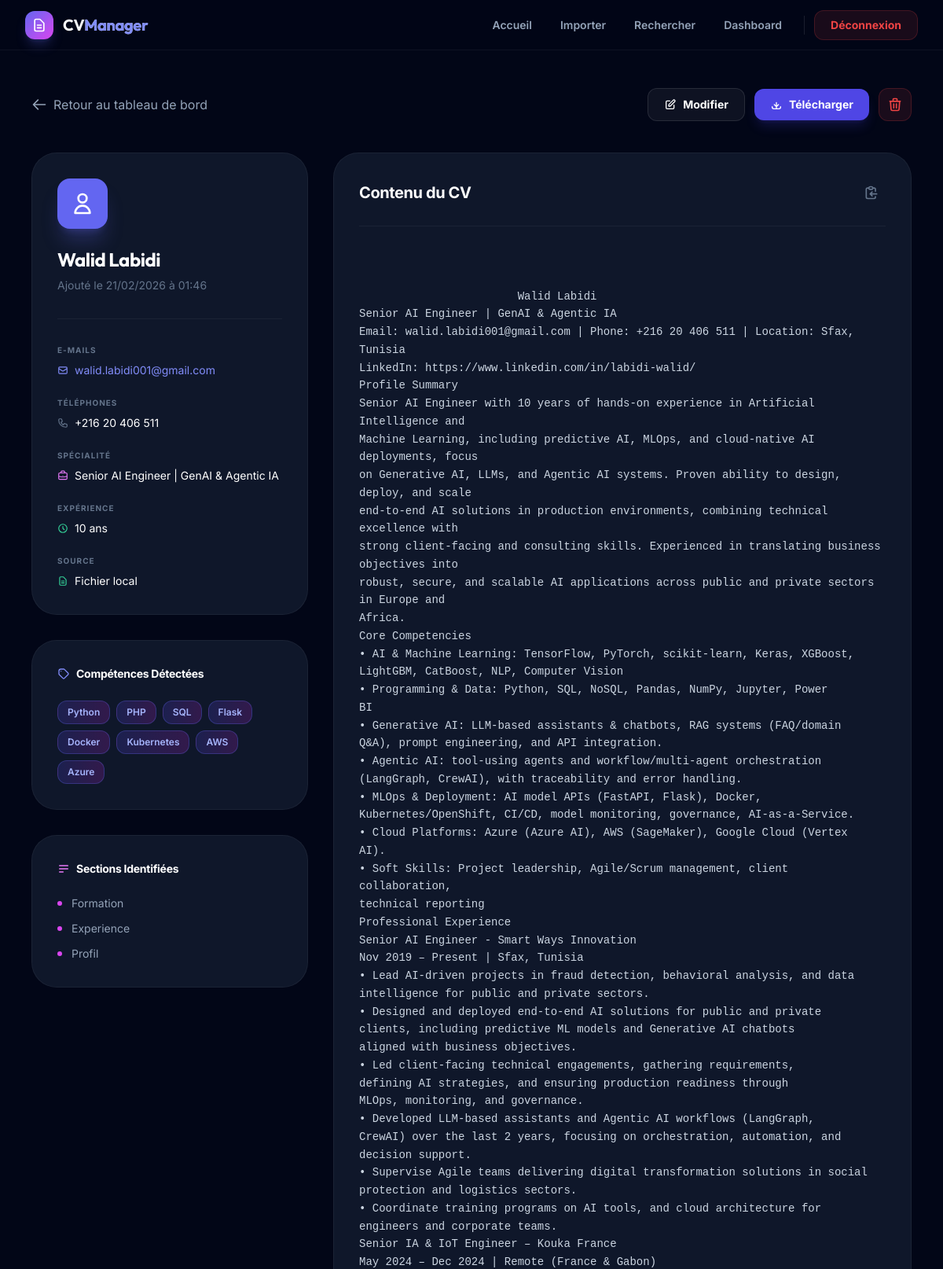
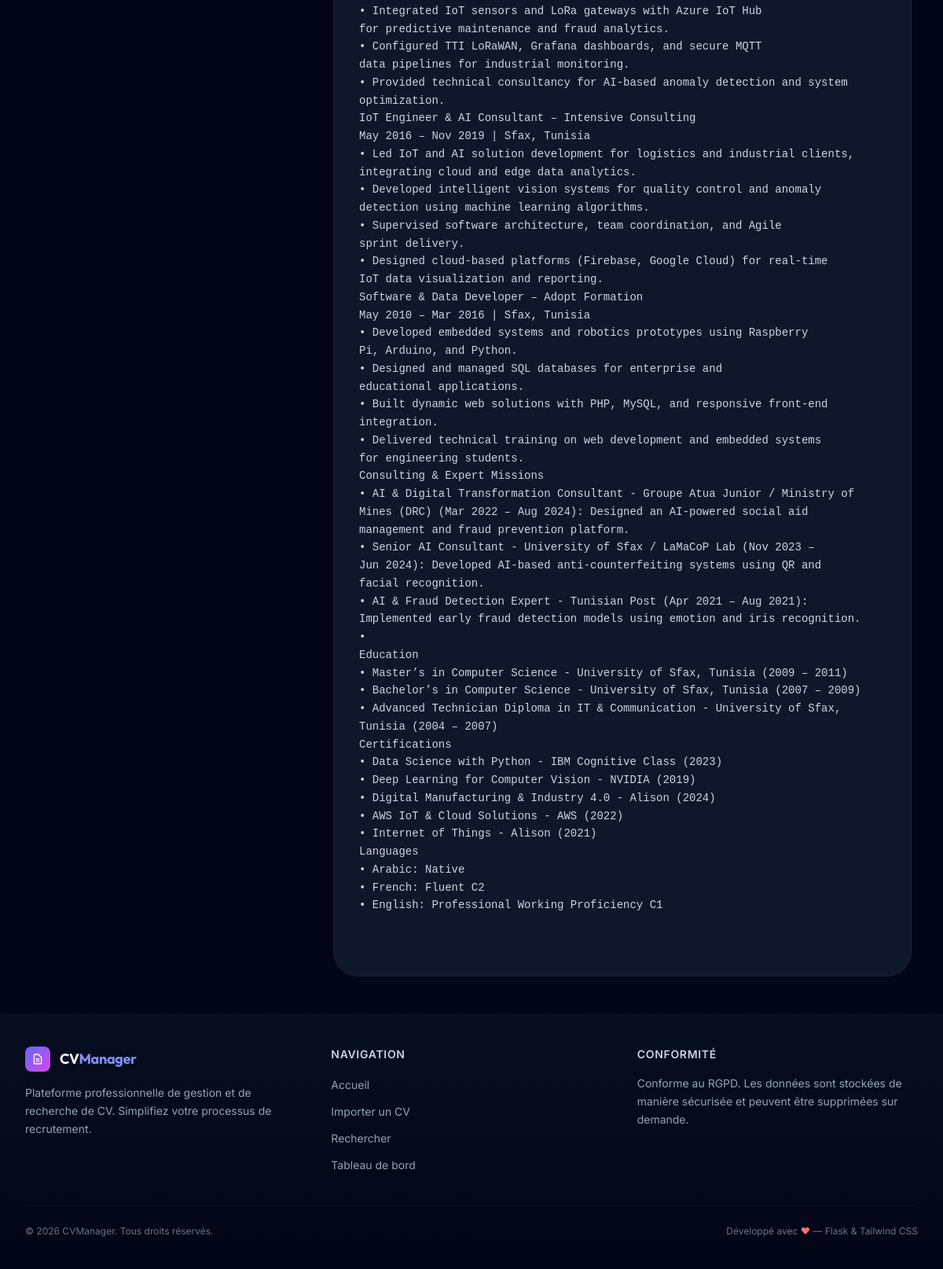
The app's page /cv/23 (signed in) with its own data (2 pictures, top to bottom).
### tables this page shows
CREATE TABLE cvs (
            id INTEGER PRIMARY KEY AUTOINCREMENT,
            filename TEXT NOT NULL,
            original_filename TEXT,
            file_type TEXT DEFAULT 'file',
            url TEXT,
            text TEXT,
            metadata_json TEXT DEFAULT '{}',
            created_at DATETIME DEFAULT CURRENT_TIMESTAMP,
            updated_at DATETIME DEFAULT CURRENT_TIMESTAMP
        );

### app.py (the view)
@app.route('/cv/<int:cv_id>')
@login_required
def view_cv(cv_id):
    cv = get_cv_by_id(cv_id)
    if not cv:
        flash('CV non trouvé.', 'error')
        return redirect(url_for('dashboard'))
    return render_template('view_cv.html', cv=cv)

### app.py (called while the page is built)
def login_required(f):
    @wraps(f)
    def decorated_function(*args, **kwargs):
        if not session.get('logged_in'):
            flash('Veuillez vous connecter pour accéder à cette page.', 'warning')
            return redirect(url_for('login'))
        return f(*args, **kwargs)
    return decorated_function

@app.template_filter('from_json')
def from_json_filter(value):
    try:
        return json.loads(value) if value else {}
    except (json.JSONDecodeError, TypeError):
        return {}

@app.template_filter('format_date')
def format_date_filter(value):
    if not value:
        return ''
    try:
        dt = datetime.strptime(str(value), '%Y-%m-%d %H:%M:%S')
        return dt.strftime('%d/%m/%Y à %H:%M')
    except ValueError:
        return str(value)

### database.py (called while the page is built)
def get_db():
    conn = sqlite3.connect(DATABASE_PATH)
    conn.row_factory = sqlite3.Row
    conn.execute("PRAGMA journal_mode=WAL")
    return conn

def get_cv_by_id(cv_id):
    conn = get_db()
    cv = conn.execute('SELECT * FROM cvs WHERE id = ?', (cv_id,)).fetchone()
    conn.close()
    return cv

### templates/view_cv.html (shortened to what this page needs)
{% extends 'base.html' %}
{% block content %}
{% set meta = cv.metadata_json|from_json %}
<div class="max-w-6xl mx-auto px-4 py-12">
    <div class="flex flex-col sm:flex-row sm:items-center justify-between gap-6 mb-10">
        <a href="{{ url_for('dashboard') }}"
            class="group inline-flex items-center gap-2 text-surface-400 hover:text-white transition-colors">
            <svg class="w-5 h-5 group-hover:-translate-x-1 transition-transform" fill="none" stroke="currentColor"
                viewBox="0 0 24 24">
                <path stroke-linecap="round" stroke-linejoin="round" stroke-width="2" d="M10 19l-7-7m0 0l7-7m-7 7h18" />
            </svg>
            Retour au tableau de bord
        </a>
        <div class="flex items-center gap-3">
            <a href="{{ url_for('edit_cv', cv_id=cv.id) }}"
                class="inline-flex items-center gap-2 px-5 py-2.5 bg-white/5 hover:bg-white/10 border border-white/10 text-white text-sm font-bold rounded-xl transition-all">
                <svg class="w-4 h-4" fill="none" stroke="currentColor" viewBox="0 0 24 24">
                    <path stroke-linecap="round" stroke-linejoin="round" stroke-width="2"
                        d="M11 5H6a2 2 0 00-2 2v11a2 2 0 002 2h11a2 2 0 002-2v-5m-1.414-9.414a2 2 0 112.828 2.828L11.828 15H9v-2.828l8.586-8.586z" />
                </svg>
                Modifier
            </a>
            {% if cv.file_type == 'file' %}
            <a href="{{ url_for('download_cv', cv_id=cv.id) }}"
                class="inline-flex items-center gap-2 px-5 py-2.5 bg-brand-600 hover:bg-brand-500 text-white text-sm font-bold rounded-xl transition-all shadow-lg shadow-brand-600/20">
                <svg class="w-4 h-4" fill="none" stroke="currentColor" viewBox="0 0 24 24">
                    <path stroke-linecap="round" stroke-linejoin="round" stroke-width="2"
                        d="M4 16v1a3 3 0 003 3h10a3 3 0 003-3v-1m-4-4l-4 4m0 0l-4-4m4-4v12" />
                </svg>
                Télécharger
            </a>
            {% endif %}
            <form action="{{ url_for('delete_cv_route', cv_id=cv.id) }}" method="POST"
                onsubmit="return confirm('Êtes-vous sûr ?')" class="contents">
                <button type="submit"
                    class="p-2.5 bg-red-500/10 hover:bg-red-500/20 text-red-500 rounded-xl transition-all border border-red-500/20">
                    <svg class="w-5 h-5" fill="none" stroke="currentColor" viewBox="0 0 24 24">
                        <path stroke-linecap="round" stroke-linejoin="round" stroke-width="2"
                            d="M19 7l-.867 12.142A2 2 0 0116.138 21H7.862a2 2 0 01-1.995-1.858L5 7m5 4v6m4-6v6m1-10V4a1 1 0 00-1-1h-4a1 1 0 00-1 1v3M4 7h16" />
                    </svg>
                </button>
            </form>
        </div>
    </div>
    <div class="grid grid-cols-1 lg:grid-cols-3 gap-8">
        <div class="lg:col-span-1 space-y-8">
            <div class="p-8 rounded-[2rem] bg-surface-900 border border-white/5 animate-fade-in">
                <div
                    class="w-16 h-16 rounded-2xl bg-brand-500 flex items-center justify-center text-white mb-6 shadow-xl shadow-brand-500/25">
                    <svg class="w-8 h-8" fill="none" stroke="currentColor" viewBox="0 0 24 24">
                        <path stroke-linecap="round" stroke-linejoin="round" stroke-width="2"
                            d="M16 7a4 4 0 11-8 0 4 4 0 018 0zM12 14a7 7 0 00-7 7h14a7 7 0 00-7-7z" />
                    </svg>
                </div>
                <h1 class="text-2xl font-display font-bold text-white mb-2 leading-tight">
                    {{ meta.name if meta.name and meta.name != 'Inconnu' else cv.original_filename|preview(40) }}
                </h1>
                <p class="text-sm text-surface-500 mb-8 pb-8 border-b border-white/5">Ajouté le {{
                    cv.created_at|format_date }}</p>
                <div class="space-y-6">
                    {% if meta.emails %}
                    <div>
                        <span
                            class="text-[10px] font-bold text-surface-500 uppercase tracking-widest block mb-2">E-mails</span>
                        {% for email in meta.emails %}
                        <a href="mailto:{{ email }}"
                            class="text-brand-400 hover:text-brand-300 transition-colors text-sm break-all flex items-center gap-2">
                            <svg class="w-3.5 h-3.5" fill="none" stroke="currentColor" viewBox="0 0 24 24">
                                <path stroke-linecap="round" stroke-linejoin="round" stroke-width="2"
                                    d="M3 8l7.89 5.26a2 2 0 002.22 0L21 8M5 19h14a2 2 0 002-2V7a2 2 0 00-2-2H5a2 2 0 00-2 2v10a2 2 0 002 2z" />
                            </svg>
                            {{ email }}
                        </a>
                        {% endfor %}
                    </div>
                    {% endif %}
                    {% if meta.phones %}
                    <div>
                        <span
                            class="text-[10px] font-bold text-surface-500 uppercase tracking-widest block mb-2">Téléphones</span>
                        {% for phone in meta.phones %}
                        <div class="text-white text-sm flex items-center gap-2">
                            {{ phone }}
                        </div>
                        {% endfor %}
                    </div>
                    {% endif %}
                    <div>
                        <span
                            class="text-[10px] font-bold text-surface-500 uppercase tracking-widest block mb-2">Spécialité</span>
                        <div class="text-white text-sm flex items-center gap-2 mb-4">
                            {{ meta.specialty if meta.specialty else 'À définir' }}
                        </div>
                    </div>
                    <div>
                        <span
                            class="text-[10px] font-bold text-surface-500 uppercase tracking-widest block mb-2">Expérience</span>
                        <div class="text-white text-sm flex items-center gap-2 mb-4">
                            <svg class="w-3.5 h-3.5 text-emerald-400" fill="none" stroke="currentColor"
                                viewBox="0 0 24 24">
                                <path stroke-linecap="round" stroke-linejoin="round" stroke-width="2"
                                    d="M12 8v4l3 3m6-3a9 9 0 11-18 0 9 9 0 0118 0z" />
                            </svg>
                            {{ meta.experience if meta.experience else '0' }} ans
                        </div>
                    </div>
                    <div>
                        <span
                            class="text-[10px] font-bold text-surface-500 uppercase tracking-widest block mb-2">Source</span>
                        <span class="text-white text-sm flex items-center gap-2">
                            {% if cv.file_type == 'file' %}
                            <svg class="w-3.5 h-3.5 text-emerald-400" fill="none" stroke="currentColor"
                                viewBox="0 0 24 24">
                                <path stroke-linecap="round" stroke-linejoin="round" stroke-width="2"
                                    d="M9 12h6m-6 4h6m2 5H7a2 2 0 01-2-2V5a2 2 0 012-2h5.586a1 1 0 01.707.293l5.414 5.414a1 1 0 01.293.707V19a2 2 0 01-2 2z" />
                            </svg>
                            Fichier local
                            {% endif %}
                        </span>
                    </div>
                </div>
            </div>
            {% if meta.skills %}
            <div class="p-8 rounded-[2rem] bg-surface-900 border border-white/5 animate-fade-in"
                style="animation-delay: 0.1s;">
                <h3 class="text-sm font-bold text-white mb-6 flex items-center gap-2">
                    <svg class="w-4 h-4 text-brand-400" fill="none" stroke="currentColor" viewBox="0 0 24 24">
                        <path stroke-linecap="round" stroke-linejoin="round" stroke-width="2"
                            d="M7 7h.01M7 3h5c.512 0 1.024.195 1.414.586l7 7a2 2 0 010 2.828l-7 7a2 2 0 01-2.828 0l-7-7A1.994 1.994 0 013 12V7a4 4 0 014-4z" />
                    </svg>
                    Compétences Détectées
                </h3>
                <div class="flex flex-wrap gap-2">
                    {% for skill in meta.skills %}
                    <span
                        class="px-3 py-1.5 bg-gradient-to-r from-brand-600/20 to-accent-600/20 border border-brand-500/30 text-brand-300 text-xs font-semibold rounded-xl hover:scale-105 transition-transform cursor-default">
                        {{ skill }}
                    </span>
                    {% endfor %}
                </div>
            </div>
            {% endif %}
            {% if meta.sections %}
            <div class="p-8 rounded-[2rem] bg-surface-900 border border-white/5 animate-fade-in"
                style="animation-delay: 0.2s;">
                <h3 class="text-sm font-bold text-white mb-6 flex items-center gap-2">
                    <svg class="w-4 h-4 text-accent-400" fill="none" stroke="currentColor" viewBox="0 0 24 24">
                        <path stroke-linecap="round" stroke-linejoin="round" stroke-width="2"
                            d="M4 6h16M4 12h16M4 18h7" />
                    </svg>
                    Sections Identifiées
                </h3>
                <div class="space-y-3">
                    {% for section in meta.sections %}
                    <div class="flex items-center gap-3 text-sm text-surface-400">
                        <div class="w-1.5 h-1.5 rounded-full bg-accent-500"></div>
                        {{ section }}
                    </div>
                    {% endfor %}
                </div>
            </div>
            {% endif %}
        </div>
        <div class="lg:col-span-2 space-y-8">
            <div class="p-8 rounded-[2rem] bg-surface-900 border border-white/5 animate-slide-up h-full">
                <div class="flex items-center justify-between mb-8 pb-6 border-b border-white/5">
                    <h2 class="text-xl font-bold text-white">Contenu du CV</h2>
                    <button id="copy-text" class="p-2 text-surface-500 hover:text-white transition-colors"
                        title="Copier le texte">
                        <svg class="w-5 h-5" fill="none" stroke="currentColor" viewBox="0 0 24 24">
                            <path stroke-linecap="round" stroke-linejoin="round" stroke-width="2"
                                d="M8 5H6a2 2 0 00-2 2v12a2 2 0 002 2h10a2 2 0 002-2v-1M8 5a2 2 0 002 2h2a2 2 0 002-2M8 5a2 2 0 012-2h2a2 2 0 012 2m0 0h2a2 2 0 012 2v3m2 4H10m0 0l3-3m-3 3l3 3" />
                        </svg>
                    </button>
                </div>
                <div class="prose prose-invert max-w-none">
                    <div id="cv-text-content"
                        class="text-surface-300 leading-relaxed font-mono text-sm whitespace-pre-wrap selection:bg-brand-500/30">
                        {% if cv.text and "[ERREUR:" not in cv.text %}
                        {{ cv.text }}
                        {% endif %}
                    </div>
                </div>
            </div>
        </div>
    </div>
</div>
{% endblock %}

### static/css/custom.css (style rules this page uses)
h1, h2, h3, .font-display { letter-spacing: -0.02em; }

### records on screen
cvs: created_at "21/02/2026 à 01:46", text "Walid Labidi Senior AI Engineer | GenAI & Agentic IA Email: walid.labidi001@gmail.com | Phone: +216 20 406 511 | Location: Sfax, Tunisia LinkedIn: https://www.linkedin.com/in/labidi-walid/ Profile Summary Senior AI Engineer with 10 years of hands-on experience in Artificial Intelligence and Machine Learning, including predictive AI, MLOps, and cloud-native AI deployments, focus on Generative AI, LLMs, and Agentic AI systems. Proven ability to design, deploy, and scale end-to-end AI solutions in production environments, combining technical excellence with strong client-facing and consulting skills. Experienced in translating business objectives into robust, secure, and scalable AI…"

### other values on screen
{{ email }} "walid.labidi001@gmail.com"
{{ phone }} "+216 20 406 511"
{{ meta.specialty if meta.specialty else 'À définir' }} "Senior AI Engineer | GenAI & Agentic IA"
{{ meta.experience if meta.experience else '0' }} "10"
{{ skill }} "Python" "PHP" "SQL" "Flask" "Docker" "Kubernetes" "AWS" "Azure"
{{ section }} "Formation" "Experience" "Profil"
